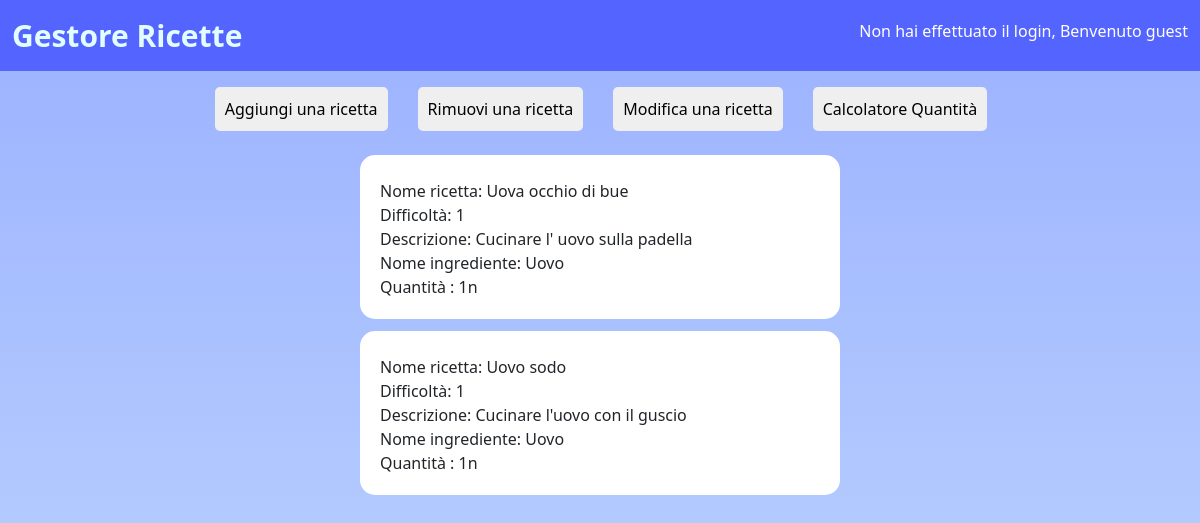
The app's page /home.php with its own data.
### tables this page shows
CREATE TABLE `Ricette` (
  `Nome` varchar(30) NOT NULL,
  `Difficolta` int(1) NOT NULL,
  `Descrizione` varchar(200) NOT NULL,
  `Nome_ingrediente` varchar(20) NOT NULL,
  `Quantita_ingrediente` int(4) NOT NULL,
  `Unita_m_ingrediente` varchar(2) NOT NULL
);

### home.php (the view, shortened to what this page needs)
<!DOCTYPE html>
<html>
<head>
    <link href="https://cdn.jsdelivr.net/npm/bootstrap@5.1.3/dist/css/bootstrap.min.css" rel="stylesheet">
    <link rel="stylesheet" href="css/home.css">
</head>
<body>
    <nav class="navbar">
        <div class="container-fluid">
            <a class="navbar-brand" href="#">Gestore Ricette</a>
            <?php
            if ($_SESSION["username"] == '') {
                echo '<h6 style="color:white;">Non hai effettuato il login, Benvenuto guest </h6>';
            } else {
                echo '<div class="container_logout"><h6 style="color:white;">Benvenuto/a ' . $_SESSION["username"] . '</h6>';
                echo '<a class="logout" href="logout.php">Log Out</a></div>';
            }
            ?>
        </div>
    </nav>
    <form class="container_buttons" method="post">
        <button class="button_recipe" type="submit" name="addRicetta">Aggiungi una ricetta</button>
        <button class="button_recipe" type="submit" name="removeRicetta">Rimuovi una ricetta</button>
        <button class="button_recipe" type="submit" name="modificaRicetta">Modifica una ricetta</button>
        <button class="button_recipe" type="submit" name="calculator">Calcolatore Quantità</button>
    </form>
    <table>
        <?php
        $getricette = "SELECT * FROM ricette";
        $risultato = $GLOBALS['conn']->query($getricette);
        if ($risultato->num_rows > 0) {
            while ($riga = $risultato->fetch_assoc()) {
                echo ("<div class='container_recipe''>");
                echo ("<br>");
                echo ("Nome ricetta: " . $riga["Nome"]);
                echo ("<br>");
                echo ("Difficoltà: " . $riga["Difficolta"]);
                echo ("<br>");
                echo ("Descrizione: " . $riga["Descrizione"]);
                echo ("<br>");
                echo ("Nome ingrediente: " . $riga["Nome_ingrediente"]);
                echo ("<br>");
                echo ("Quantità : " . $riga["Quantita_ingrediente"] . $riga["Unita_m_ingrediente"]);
                echo ("<br>");
                echo ("</div>");
            }
        } else {
            echo "Non esistono ricette";
        }
        ?>
    </table>
</body>
</html>

### css/home.css (style rules this page uses)
body { background: linear-gradient(#9bb1ff, #bfd7ff); min-height: 100vh; }
nav { background: #5465ff !important; }
.navbar-brand { font-size: 30px; font-weight: 700; color: #e2fdff; }
.container_buttons { width: 100%; display: flex; justify-content: center; align-items: center; margin: 1rem; margin-bottom: 2%; }
.button_recipe, .container_action_recipe > button { border-radius: 5px; border: 0; padding: 10px; margin-right: 30px; }
.container_recipe, .container_action_recipe { background: #fff; width: 40%; margin-left: 30%; margin-top: 1%; padding: 20px; padding-top: 0; border-radius: 15px; }

### records on screen
ricette: Nome "Uova occhio di bue", Difficolta "1", Descrizione "Cucinare l' uovo sulla padella", Nome_ingrediente "Uovo", Quantita_ingrediente "1", Unita_m_ingrediente "n"
ricette: Nome "Uovo sodo", Difficolta "1", Descrizione "Cucinare l'uovo con il guscio", Nome_ingrediente "Uovo", Quantita_ingrediente "1", Unita_m_ingrediente "n"
